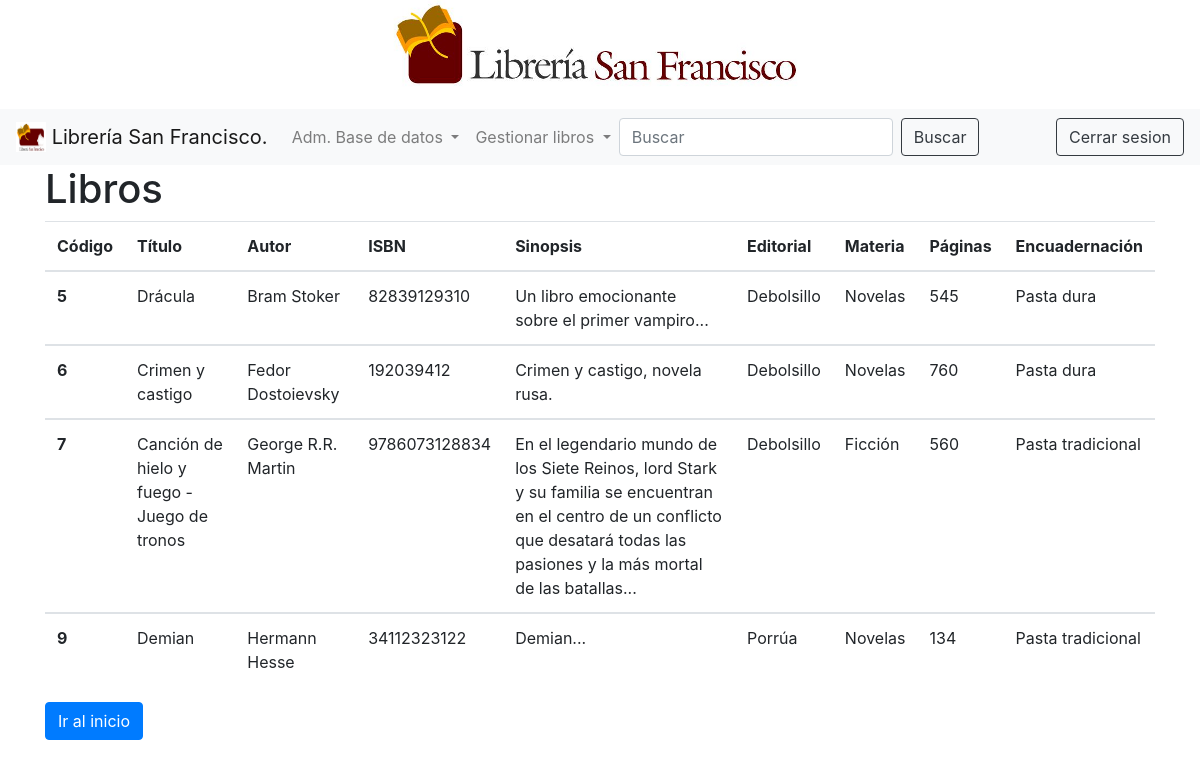
Page /mostrar_libros.php (signed in) on the committed database.
### tables this page shows
CREATE TABLE `libros` (
  `codigo` int(11) NOT NULL,
  `titulo` varchar(50) NOT NULL,
  `autor` varchar(50) NOT NULL,
  `isbn` varchar(25) NOT NULL,
  `sinopsis` varchar(500) NOT NULL,
  `editorial` varchar(50) NOT NULL,
  `materia` varchar(50) NOT NULL,
  `paginas` int(11) NOT NULL,
  `encuadernacion` varchar(25) NOT NULL
);

### mostrar_libros.php (the view, shortened to what this page needs)
<?php
require 'conexion.php';
$sql = "SELECT * FROM libros";
$resultado = $conexion->query($sql);
?>
<!DOCTYPE html>
<html>
<head>
</head>
<body>
	<?php include 'navbar.php'; ?>
	<div class="container" style="margin:auto;">
                <h1>Libros</h1>
                <form action="index.php">
                    <table class="table table-responsive">
                        <thead>
                            <tr>
                                <th scope="col">Código</th>
                                <th scope="col">Título</th>
                                <th scope="col">Autor</th>
                                <th scope="col">ISBN</th>
                                <th scope="col">Sinopsis</th>
                                <th scope="col">Editorial</th>
                                <th scope="col">Materia</th>
                                <th scope="col">Páginas</th>
                                <th scope="col">Encuadernación</th>
                            </tr>
                        </thead>
                        <?php while($row = $resultado->fetch_assoc()):?>
                        <?php
                        	$codigo = $row["codigo"];
                            $titulo = $row["titulo"];
                            $autor = $row["autor"];
                            $isbn = $row["isbn"];
                            $sinopsis = $row["sinopsis"];
                            $editorial = $row["editorial"];
                            $materia = $row["materia"];
                            $paginas = $row["paginas"];
                            $encuadernacion = $row["encuadernacion"];
                        ?>
                        <tbody>
                            <tr>
                                <th scope="row"><?php echo $codigo ?></th>
                                <td><?php echo $titulo ?></td>
                                <td><?php echo $autor ?></td>
                                <td><?php echo $isbn ?></td>
                                <td><?php echo $sinopsis ?></td>
                                <td><?php echo $editorial ?></td>
                                <td><?php echo $materia ?></td>
                                <td><?php echo $paginas ?></td>
                                <td><?php echo $encuadernacion ?></td>
                            </tr>
                            <?php endwhile; ?>
                        </tbody>
                    </table>
                    <button type="submit" class="btn btn-primary" name="send">Ir al inicio</button>
                </form>
            </div>
</body>
</html>

### rows in the picture
libros: codigo "5", titulo "Drácula", autor "Bram Stoker", isbn "82839129310", sinopsis "Un libro emocionante sobre el primer vampiro...", editorial "Debolsillo", materia "Novelas", paginas "545", encuadernacion "Pasta dura"
libros: codigo "6", titulo "Crimen y castigo", autor "Fedor Dostoievsky", isbn "192039412", sinopsis "Crimen y castigo, novela rusa.", editorial "Debolsillo", materia "Novelas", paginas "760", encuadernacion "Pasta dura"
libros: codigo "7", titulo "Canción de hielo y fuego - Juego de tronos", autor "George R.R. Martin", isbn "9786073128834", sinopsis "En el legendario mundo de los Siete Reinos, lord Stark y su familia se encuentran en el centro de un conflicto que desatará todas las pasiones y la más mortal de las batallas...", editorial "Debolsillo", materia "Ficción", paginas "560", encuadernacion "Pasta tradicional"
libros: codigo "9", titulo "Demian", autor "Hermann Hesse", isbn "34112323122", sinopsis "Demian...", editorial "Porrúa", materia "Novelas", paginas "134", encuadernacion "Pasta tradicional"
